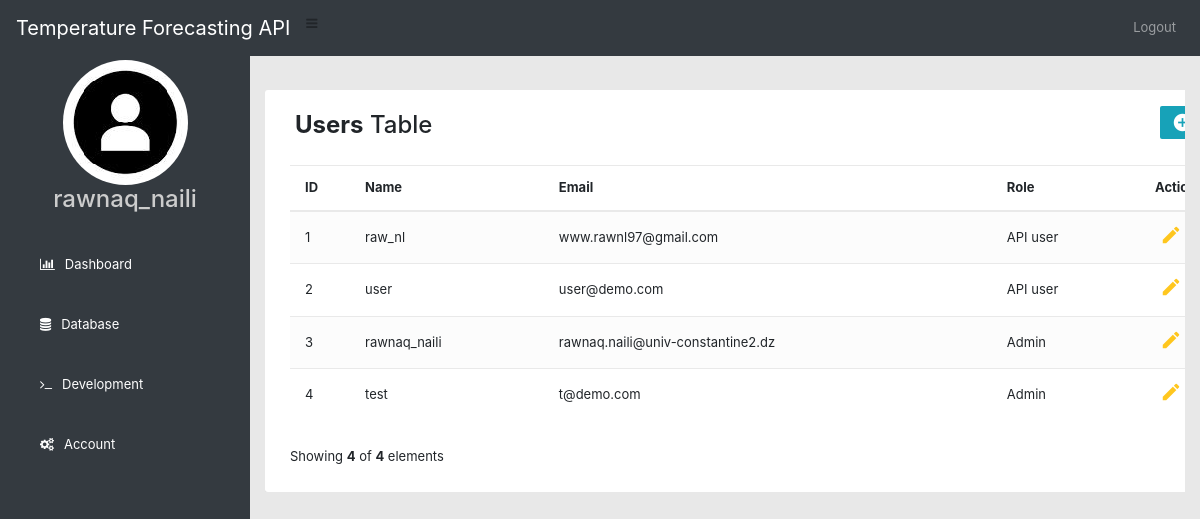
/database (signed in), run on the app's committed database.
### app/db_models.py (models this page shows, shortened)
class User(db.Model, UserMixin):
    id = db.Column(db.Integer, primary_key=True)
    public_id = db.Column(db.String(120), unique=True, nullable=False)
    admin = db.Column(db.Boolean, default=True)
    username = db.Column(db.String(20), unique=True, nullable=False)
    email = db.Column(db.String(120), unique=True, nullable=False)
    image_file = db.Column(db.String(20), nullable=False, default='default.jpg')
    password = db.Column(db.String(60), unique=True, nullable=False)
    registration_date = db.Column(db.DateTime, nullable=False, default=datetime.utcnow)
    token = db.Column(db.String(120), unique=True, nullable=False) # to fix

### app/users/routes.py (the view)
@users.route('/database', methods=['GET'])
@login_required
def db_management():
    if current_user.admin:
        page = request.args.get('page', 1, type=int)
        users = User.query.paginate(page=page, per_page=5)
        page_total = len(users.items)
        addForm = AddForm()
        return render_template('database.html',title='Database Management',
                               users = users, addForm= addForm,
                               per_page=5, page_total=page_total)
    return redirect(url_for('main.home'))

### app/db_models.py (called while the page is built)
@login_manager.user_loader
def load_user(user_id):
    return User.query.get(int(user_id))

### app/template/database.html (shortened to what this page needs)
{% extends 'layouts/sidebar.html'%}
{% block body %}
<link rel="stylesheet" href="https://stackpath.bootstrapcdn.com/bootstrap/4.5.0/css/bootstrap.min.css">
<link rel="stylesheet" href="https://maxcdn.bootstrapcdn.com/font-awesome/4.7.0/css/font-awesome.min.css">
<div class="content-header">
	<div class="container-fluid">
	 <div class="row mb-2">
	  <div class="col-sm-6">
	  </div>
	  <div class="col-sm-6">
	   <ol class="breadcrumb float-sm-right">
		 <li class="breadcrumb-item">Dashboard</li>
		 <li class="breadcrumb-item active">Database</li>
	   </ol>
	  </div>
	</div>
  </div>
 </div>
<div class="table-responsive">
		<div class="table-wrapper">
			<div class="table-title">
				<div class="row">
					<div class="col-sm-6">
						<h2><b>Users</b> Table</h2>
					</div>
					<div class="col-sm-6">
						<a href="#addEmployeeModal" class="btn btn-info" data-toggle="modal"><i class="material-icons">&#xE147;</i> <span>Add</span></a>
					</div>
				</div>
			</div>
			<table id="UsersTable" class="table table-striped table-hover">
				<thead>
					<tr>
						<th>ID </th>
						<th>Name</th>
						<th>Email</th>
						<th>Role</th>
						<th>Actions</th>
					</tr>
				</thead>
				<tbody>
                {% for user in users.items: %}
					<tr>
						<td>{{ user.id }}</td>
						<td>{{ user.username }}</td>
						<td>{{ user.email }}</td>
						<td>{% if user.admin==True: %}
								Admin
							{% else %}
								API user
							{% endif %}
						</td>
						<td>
							<a href="#editEmployeeModal{{ user.id }}" class="edit identifyingClass" data-toggle="modal"><i class="material-icons" data-toggle="tooltip" title="Edit">&#xE254;</i></a>
						</td>
					</tr>
				{% endfor %}
				</tbody>
			</table>
			<div class="clearfix">
				<div class="hint-text">Showing <b>{{ page_total }}</b> of <b>{{ users.total }}</b> elements</div>
			</div>
		</div>
	</div>
</div>
{% endblock%}

### app/template/layouts/sidebar.html (shortened to what this page needs)
<!DOCTYPE html>
<html lang="en">
<head>
    <link rel="stylesheet" href="https://stackpath.bootstrapcdn.com/bootstrap/4.3.1/css/bootstrap.min.css">
    <link rel="stylesheet" href="https://stackpath.bootstrapcdn.com/font-awesome/4.7.0/css/font-awesome.min.css">
<link rel="stylesheet" href="https://cdn.jsdelivr.net/chartist.js/latest/chartist.min.css">
</head>
<body>
    {% include 'include/_dashbar.html'%}
    <div class="sidebar bg-dark fixed " id="sidebar" style="position: -webkit-sticky !important ; top: 30px;">
        <center>
            <img src="static/profile_pics/{{ current_user.image_file }}" class="profile_image rounded-circle" alt="">
            <h4>{{ current_user.username}}</h4>
        </center>
        <a href="/dashboard"><i class="fa fa-bar-chart"></i><span>Dashboard</span></a>
        <a href="/database"><i class="fa fa-database"></i><span>Database</span></a>
        <a href="/development"><i class="fa fa-terminal"></i><span>Development</span></a>
        <a href="/account"><i class="fa fa-cogs"></i><span>Account</span></a>
    </div>
    <div class="content">
        <div class="container-fluid">
            {% block body %} {% endblock %}
        </div>
</body>
</html>

### app/template/include/_dashbar.html (shortened to what this page needs)
<nav class="navbar fixed-top navbar-expand-md navbar-dark bg-dark " id="dashbar">
  <a class="navbar-brand" href="{{ url_for('main.home')}}">Temperature Forecasting API</a>
  <label for="check">
        <i class="fa fa-bars" id="slidebar_btn" aria-hidden="true"></i>
  </label>
  <div class="collapse navbar-collapse" id="navbarsExampleDefault">
    <ul class="navbar-nav ml-auto">
      <li class="nav-item">
        <a class="nav-link" href="{{ url_for('users.logout')}}">Logout</a>
      </li>
    </ul>
  </div>
</nav>

### app/template/layouts/sidebar.html (style rules this page uses)
body { background-color: #E8E8E8 !important; margin:0; padding:0; font-family:"Roboto", sans-serif; }
.sidebar { background: #2F323A; margin-top: auto200px; padding-top: 30px; position: fixed; left: 0; width: 250px; height: 100%; transition: 0.5s; transition-property: left; }
.sidebar h4 { color: #ccc; margin-top: 0; margin-bottom: 20px; }
.sidebar a { color: #fff; display: block; width: 100%; line-height: 60px; text-decoration: none; padding-left: 40px; box-sizing: border-box; transition: 0.5s; transition-property: background; }
.sidebar i { padding-right: 10px; }
.content { margin-left: 250px; transition: 0.5s; transition-property: }

### app/template/database.html (style rules this page uses)
body { font-size: 13px; }
.table-responsive { margin: 30px 0; }
.table-wrapper { background: #fff; padding: 20px 25px; border-radius: 3px; min-width: 1000px; box-shadow: 0 1px 1px rgba(0,0,0,.05); }
.table-title { padding-bottom: 15px; background: bg-dark color: #fff; padding: 16px 30px; min-width: 100%; margin: -20px -25px 10px; border-radius: 3px 3px 0 0; }
.table-title h2 { margin: 5px 0 0; font-size: 24px; }
.table-title .btn { color: #fff; float: right; font-size: 13px; border: none; min-width: 50px; border-radius: 2px; border: none; outline: none !important; margin-left: 10px; }
.table-title .btn i { float: left; font-size: 21px; margin-right: 5px; }
table.table tr th, table.table tr td { border-color: #e9e9e9; padding: 12px 15px; vertical-align: middle; }
table.table tr th:first-child { width: 60px; }
table.table tr th:last-child { width: 100px; }
table.table-striped tbody tr:nth-of-type(odd) { background-color: #fcfcfc; }
table.table td:last-child i { opacity: 0.9; font-size: 22px; margin: 0 5px; }
table.table td a { font-weight: bold; color: #566787; display: inline-block; text-decoration: none; outline: none !important; }
table.table td a.edit { color: #FFC107; }
table.table td i { font-size: 19px; }
.hint-text { float: left; margin-top: 10px; font-size: 13px; }

### data on the page
User: image_file (picture), username "rawnaq_naili", id "3", email "rawnaq.naili@univ-constantine2.dz", admin "Admin"
User: id "1", username "raw_nl", email "www.rawnl97@gmail.com", admin "API user"
User: id "2", username "user", email "user@demo.com", admin "API user"
User: id "4", username "test", email "t@demo.com", admin "Admin"

### other printed values
{{ page_total }} "4"
{{ users.total }} "4"
